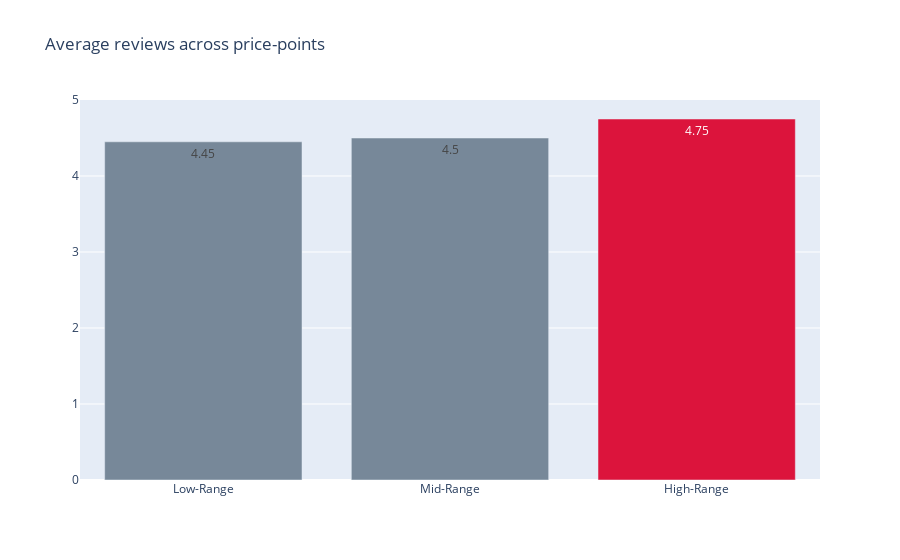

Notebook source saved alongside this figure:
### Code cell
# Average review across price buckets

colors = ['lightslategray',] * 5
colors[2] = 'crimson'

fig = go.Figure(data=[go.Bar(
    x=['Low-Range', 'Mid-Range', 'High-Range'],
    y=[4.45, 4.5, 4.75],
    marker_color=colors,
    text=score,
    textposition='auto' 
)])

fig.update_layout(title_text='Average reviews across price-points')
fig.show()

#fig.write_image("images/fig8.png")

### Figure 1 — Plotly figure (JSON) as saved in the notebook; plotly's stock layout.template omitted (floating-point values rounded to 4 significant figures)
{"data": [{"marker": {"color": ["lightslategray", "lightslategray", "crimson", "lightslategray", "lightslategray"]}, "text": ["4.45", "4.5", "4.75"], "textposition": "auto", "type": "bar", "x": ["Low-Range", "Mid-Range", "High-Range"], "y": [4.45, 4.5, 4.75]}], "layout": {"title": {"text": "Average reviews across price-points"}}}
